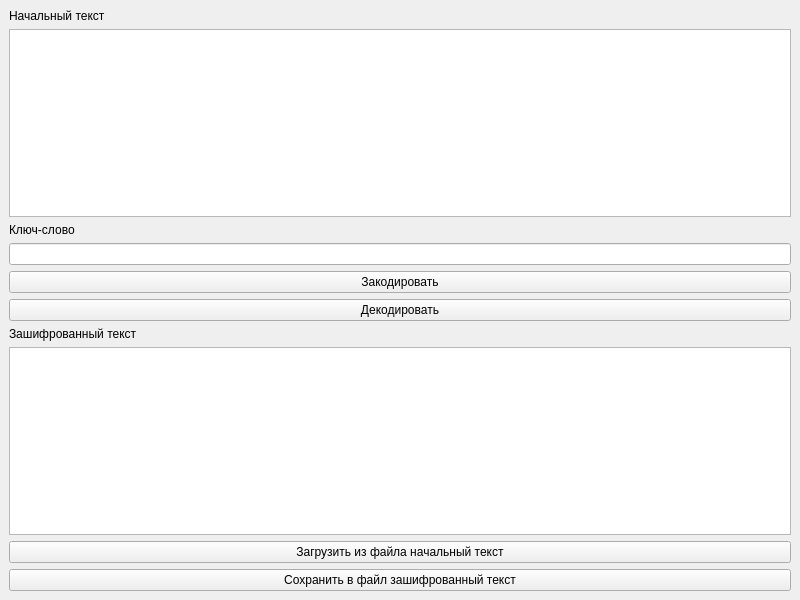
<?xml version="1.0" encoding="UTF-8"?>
<ui version="4.0">
 <class>MainWindow</class>
 <widget class="QMainWindow" name="MainWindow">
  <property name="geometry">
   <rect>
    <x>0</x>
    <y>0</y>
    <width>800</width>
    <height>600</height>
   </rect>
  </property>
  <property name="windowTitle">
   <string>MainWindow</string>
  </property>
  <widget class="QWidget" name="centralwidget">
   <layout class="QVBoxLayout" name="verticalLayout">
    <item>
     <widget class="QLabel" name="label">
      <property name="text">
       <string>Начальный текст</string>
      </property>
     </widget>
    </item>
    <item>
     <widget class="QPlainTextEdit" name="InputText"/>
    </item>
    <item>
     <widget class="QLabel" name="label_2">
      <property name="text">
       <string>Ключ-слово</string>
      </property>
     </widget>
    </item>
    <item>
     <widget class="QLineEdit" name="Kword"/>
    </item>
    <item>
     <widget class="QPushButton" name="ConvertButton">
      <property name="text">
       <string>Закодировать</string>
      </property>
     </widget>
    </item>
    <item>
     <widget class="QPushButton" name="DeconvertButton">
      <property name="text">
       <string>Декодировать</string>
      </property>
     </widget>
    </item>
    <item>
     <widget class="QLabel" name="label_3">
      <property name="text">
       <string>Зашифрованный текст</string>
      </property>
     </widget>
    </item>
    <item>
     <widget class="QPlainTextEdit" name="OutputText"/>
    </item>
    <item>
     <widget class="QPushButton" name="loadFromFile">
      <property name="text">
       <string>Загрузить из файла начальный текст</string>
      </property>
     </widget>
    </item>
    <item>
     <widget class="QPushButton" name="saveToFile">
      <property name="text">
       <string>Сохранить в файл зашифрованный текст</string>
      </property>
     </widget>
    </item>
   </layout>
  </widget>
  <action name="menuVis">
   <property name="text">
    <string>Vigenère</string>
   </property>
  </action>
  <action name="menuCes">
   <property name="text">
    <string>Caesar</string>
   </property>
  </action>
 </widget>
 <resources/>
 <connections/>
</ui>
